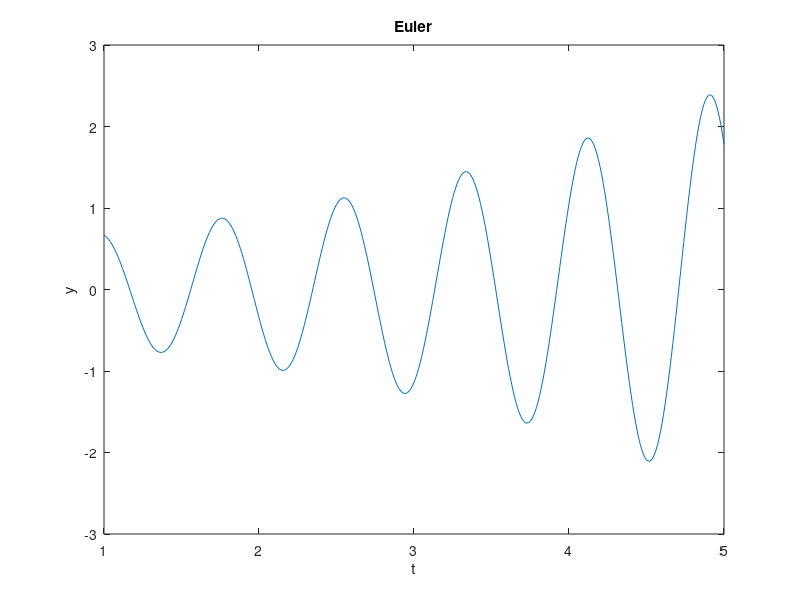
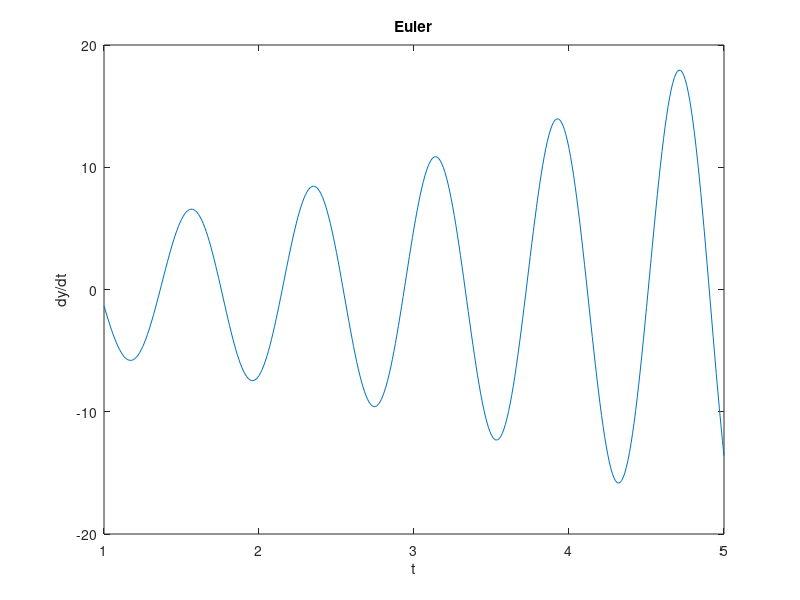

MATLAB code to generate these figures, in order:
clear all

xvector = [2/3 -4/3];

x1(1) = 2/3;
x2(1) = -4/3;


h = 0.01;

t = 1: h: 5;
for i = 1: length(t) - 1  
    x1(i+1) = x1(i) + h * x2(i);
    x2(i+1) = x2(i) + h * (-64 * x1(i));
end

plot(t,x1)
title('Position')
xlabel('t')
ylabel('y')
title('Euler')

figure (2)

plot(t,x2)
title('Velocity')
xlabel('t') 
ylabel('dy/dt')
title('Euler')
